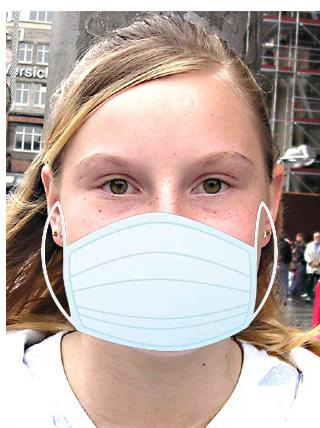
#> input picture dataset/with_mask/100-with-mask.jpg, 320 x 428 px, given in place of 0.jpg, which was not available
$ jupyter execute --allow-errors workflow.ipynb   (text cells are left out)
#> lines starting #> are read from the running program, lines starting #| are printed output that depends on the picture; pictures that were not available may be replaced by others from this repository, and a replacement may not be noted
[cell 1]
import numpy as np
import cv2 as cv
import matplotlib.pyplot as plt
import glob

[cell 2]
paths = ['dataset/incorrect_mask', 'dataset/with_mask', 'dataset/without_mask']
#> (the rest of this cell did not finish here and is left out)

[cell 3]
img_example = cv.imread('dataset/without_mask/0.jpg')
#> img_example is the input picture: shape (428, 320, 3); mean B, G, R 165.7, 172.6, 189.6
img_example1 = cv.imread('dataset/with_mask/0.jpg')
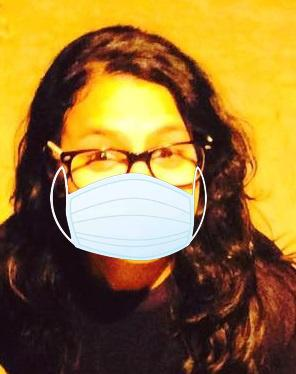
#> input picture dataset/with_mask/109-with-mask.jpg, 296 x 374 px, given in place of 0.jpg, which was not available
#> img_example1 is the input picture: shape (374, 296, 3); mean B, G, R 52.7, 114.3, 148.4

[cell 4]
plt.imshow(img_example)

[cell 5]
plt.imshow(img_example1)

[cell 6]
img_display = cv.cvtColor(img_example, cv.COLOR_BGR2RGB)
plt.imshow(img_display)

[cell 7]
img_display1 = cv.cvtColor(img_example1, cv.COLOR_BGR2RGB)
plt.imshow(img_display1)

[cell 8]
img_gray1 = cv.cvtColor(img_example1, cv.COLOR_BGR2GRAY)
img_gray = cv.cvtColor(img_example, cv.COLOR_BGR2GRAY)

[cell 9]
face_detector = cv.CascadeClassifier('dataset/haarcascade_frontalface_default.xml')

[cell 10]
faces1 = face_detector.detectMultiScale(img_gray1, scaleFactor = 1.2, minNeighbors = 5)
#> faces1 = [[29, 82, 188, 188]]
faces = face_detector.detectMultiScale(img_gray, scaleFactor = 1.2, minNeighbors = 5)
#> faces = [[27, 80, 277, 277]]
faces
#> Out = [[27, 80, 277, 277]]

[cell 11]
for (a, b, c, d) in faces:
    crop_img = img_display[b:b+d, a:a+c]
    cv.rectangle(img_display, (a, b), (a+c, b+d), (0, 0, 255), 2)
#> this loop made 1 pass
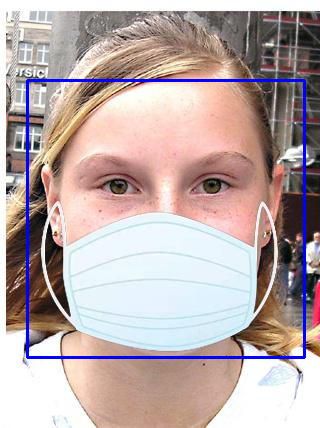
#> img_display: shape (428, 320, 3); mean R, G, B 185.9, 169.3, 168.9
for (a, b, c, d) in faces1:
    crop_img1 = img_display1[b:b+d, a:a+c]
    cv.rectangle(img_display1, (a, b), (a+c, b+d), (0, 0, 255), 2)
#> this loop made 1 pass
#> img_display1: shape (374, 296, 3); mean R, G, B 146.4, 113.1, 57.4

[cell 12]
plt.imshow(img_display)

[cell 13]
plt.imshow(img_display1)

[cell 14]
plt.imshow(crop_img)

[cell 15]
plt.imshow(crop_img1)

[cell 16]
scale_size = (240, 240)

[cell 17]
plt.imshow(cv.resize(crop_img, scale_size))

[cell 18]
plt.imshow(cv.resize(crop_img1, scale_size))

[cell 19]
masked = glob.glob("dataset/with_mask/*.jpg")
img_m = [cv.imread(img) for img in masked if cv.imread(img) is not None]
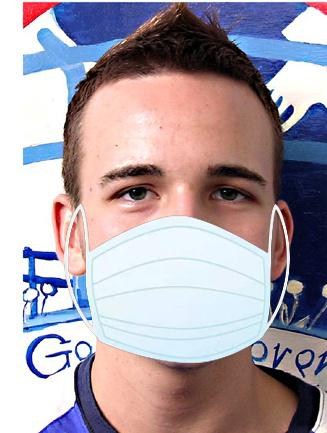
#> input picture dataset/with_mask/114-with-mask.jpg, 327 x 433 px
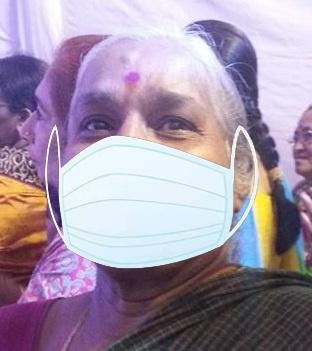
#> input picture dataset/with_mask/128-with-mask.jpg, 312 x 351 px
#> img_m = 4 items

[cell 20]
unmasked = glob.glob("dataset/without_mask/*.jpg")
img_u = [cv.imread(img) for img in unmasked if cv.imread(img) is not None]
#> img_u = []

[cell 21]
incorrect = glob.glob("dataset/incorrect_mask/*.jpg")
img_i = [cv.imread(img) for img in incorrect if cv.imread(img) is not None]
#> img_i = []

[cell 22]
def get_faces(img, model, scaleFactor, minNeighbors, dimensions=(240, 240), for_display=False):
    img_gray = cv.cvtColor(img, cv.COLOR_BGR2GRAY)
    faces = model.detectMultiScale(img_gray, scaleFactor = scaleFactor, minNeighbors = minNeighbors)
    extracted = []
    coords = []
    for (a, b, c, d) in faces:
        crop_img = img_gray[b:b+d, a:a+c]
        if crop_img.size != 0 and crop_img.size != 1:
            crop_img = cv.resize(crop_img, dimensions)
            extracted.append(crop_img)
    if len(extracted) == 0:
        return None
    if for_display:
        return extracted, faces
    return extracted

[cell 23]
masked_train, masked_test = img_m[: int(len(img_m) * .8)], img_m[int(len(img_m) * .8):]
unmasked_train, unmasked_test = img_u[: int(len(img_u) * .8)], img_u[int(len(img_u) * .8):]
#> unmasked_train = []; unmasked_test = []
incorrect_train, incorrect_test = img_i[: int(len(img_i) * .8)], img_i[int(len(img_i) * .8):]
#> incorrect_train = []; incorrect_test = []

[cell 24]
mfaces = [get_faces(image, face_detector, 1.2, 5) for image in masked_train if get_faces(image, face_detector, 1.2, 5) is not None]
#> in get_faces, `faces = model.detectMultiScale(img_gray, scaleFactor = scaleFactor, mi..`: faces = [[27, 80, 277, 277]]
#> the loop in get_faces, `for (a, b, c, d) in faces:` made 1 pass
#> after the loop in get_faces, `for (a, b, c, d) in faces:`: extracted = 1 item
#> the loop in get_faces (call 2), `for (a, b, c, d) in faces:` made 1 pass
#> in get_faces, img is the input picture: shape (433, 327, 3); mean B, G, R 165.9, 157.4, 168.9
#> mfaces = 2 items
mfaces = [face for image in mfaces for face in image]

ufaces = [get_faces(image, face_detector, 1.2, 5) for image in unmasked_train if get_faces(image, face_detector, 1.2, 5) is not None]
#> ufaces = []
ufaces = [face for image in ufaces for face in image]

ifaces = [get_faces(image, face_detector, 1.2, 5) for image in incorrect_train if get_faces(image, face_detector, 1.2, 5) is not None]
#> ifaces = []
ifaces = [face for image in ifaces for face in image]

[cell 25]
mfaces_lbl = [2]* len(mfaces)
#> mfaces_lbl = [2, 2]
ifaces_lbl = [1]* len(ifaces)
#> ifaces_lbl = []
ufaces_lbl = [0]* len(ufaces)
#> ufaces_lbl = []

[cell 26]
x_train = mfaces + ufaces + ifaces
#> x_train = 2 items
Y_train = mfaces_lbl + ufaces_lbl + ifaces_lbl
#> Y_train = [2, 2]

[cell 27]
X_train = (np.array(x_train)).reshape((len(Y_train), -1))

#> (a cell that did not finish here is left out)

#> in get_faces, img is the input picture: shape (351, 312, 3); mean B, G, R 168.5, 148, 163.2
mtest = [face for image in mtest for face in image]

itest, icoords = map(list,zip(*[get_faces(image, face_detector, 1.2, 5, for_display=True) for image in incorrect_test if get_faces(image, face_detector, 1.2, 5) is not None]))
itest = [face for image in itest for face in image]

utest, ucoords = map(list,zip(*[get_faces(image, face_detector, 1.2, 5, for_display=True) for image in unmasked_test if get_faces(image, face_detector, 1.2, 5) is not None]))
utest = [face for image in utest for face in image]

#> (a cell that did not finish here is left out)

#> (a cell that did not finish here is left out)

#> (a cell that did not finish here is left out)

#> (a cell that did not finish here is left out)

[cell 33]
from sklearn.ensemble import RandomForestClassifier

[cell 34]
mask_detector = RandomForestClassifier().fit(X_train, Y_train)

#> (a cell that did not finish here is left out)

[cell 36]
mask_result = ["No mask detected!", "Incorrect mask placement!", "Mask well worn"]

[cell 37]
mask_coloring = [(255, 0, 0), (255, 0, 0), (0, 255, 0)]

[cell 38]
img = cv.imread('dataset/other.png')
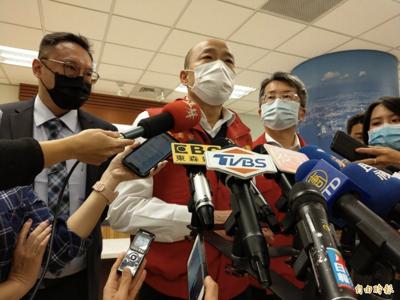
#> input picture dataset/other.png, 400 x 300 px
#> img is the input picture: shape (300, 400, 3); mean B, G, R 82.4, 98.5, 114.9

[cell 39]
plt.imshow(cv.cvtColor(img, cv.COLOR_BGR2RGB))

[cell 40]
if get_faces(img, face_detector, 1.2, 5) is not None:
#> in get_faces (call 7), `img_gray = cv.cvtColor(img, cv.COLOR_BGR2GRAY)`:
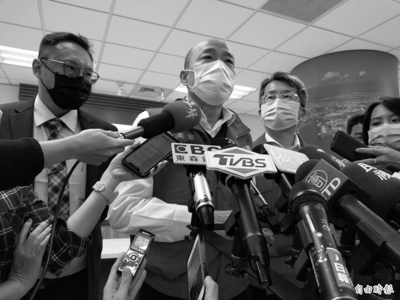
#> img_gray: shape (300, 400); min 0, max 255, mean 101.5
#> in get_faces (call 7), `faces = model.detectMultiScale(img_gray, scaleFactor = scaleFactor, mi..`: faces = [[254, 79, 52, 52]]
#> the loop in get_faces (call 7), `for (a, b, c, d) in faces:` made 1 pass
#> pass 1, in get_faces (call 7), `crop_img = cv.resize(crop_img, dimensions)`:
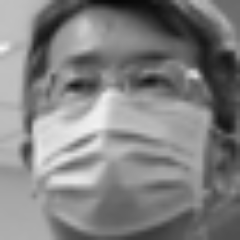
#> crop_img: shape (240, 240); min 8, max 248, mean 129.2
#> after the loop in get_faces (call 7), `for (a, b, c, d) in faces:`: extracted = 1 item
    faces, coords = get_faces(img, face_detector, 1.2, 5, for_display=True)
#> faces = 1 item; coords = [[254, 79, 52, 52]]
else:
    print("No face detected")

[cell 41]
img = cv.imread('dataset/other_example.png')
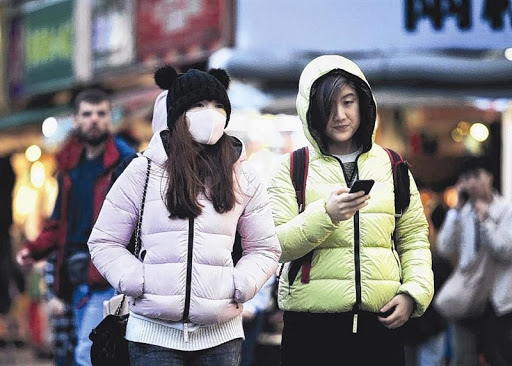
#> input picture dataset/other_example.png, 512 x 366 px
#> img is the input picture: shape (366, 512, 3); mean B, G, R 129, 125, 126.8

[cell 42]
plt.imshow(cv.cvtColor(img, cv.COLOR_BGR2RGB))

[cell 43]
if get_faces(img, face_detector, 1.2, 5) is not None:
#> in get_faces (call 9), `faces = model.detectMultiScale(img_gray, scaleFactor = scaleFactor, mi..`: faces = [[308, 81, 60, 60]]
#> the loop in get_faces (call 9), `for (a, b, c, d) in faces:` made 1 pass
#> pass 1, in get_faces (call 9), `crop_img = cv.resize(crop_img, dimensions)`:
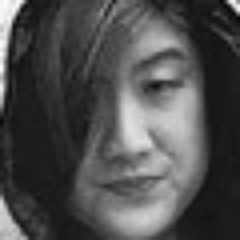
#> crop_img: shape (240, 240); min 2, max 253, mean 77.8
    faces, coords = get_faces(img, face_detector, 1.2, 5, for_display=True)
#> coords = [[308, 81, 60, 60]]
    print(len(faces))
#| 1
else:
    print("No face detected")

[cell 44]
faces = [face for image in faces for face in image]
#> faces = 240 items
faces_flattened = (np.array(faces)).reshape((len(coords), -1))

[cell 45]
res = mask_detector.predict(faces_flattened)
#> res = [2]

[cell 46]
font = cv.FONT_HERSHEY_SIMPLEX
#> font = 0

[cell 47]
img_display = cv.cvtColor(img, cv.COLOR_BGR2RGB)
i = 0
for coord in coords:
    cv.rectangle(img_display, (coord[0], coord[1]), (coord[0]+coord[2], coord[1]+coord[3]), mask_coloring[res[i]], 2)
    cv.putText(img_display,mask_result[res[i]],(coord[0], coord[1]-10), fontFace = font, fontScale=0.5, color=mask_coloring[res[i]],thickness=1, lineType=cv.LINE_AA)
    i += 1
#> this loop made 1 pass
#> (coord, i) on pass 1: ([308, 81, 60, 60], 1)
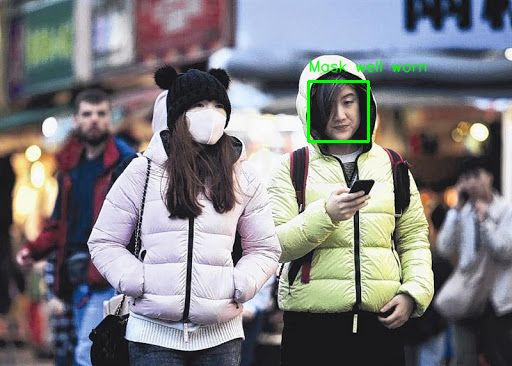
#> img_display: shape (366, 512, 3); mean R, G, B 126.2, 125.8, 128.3
#> after the loop, i = 1
